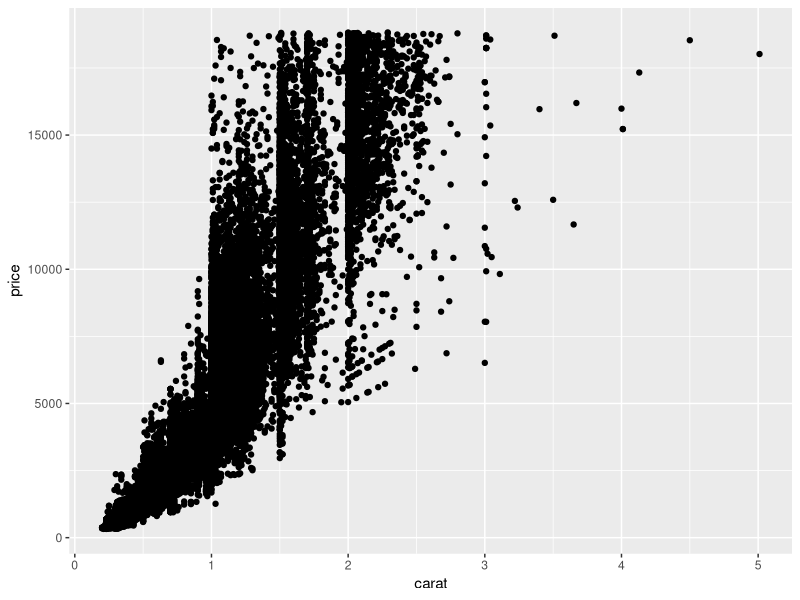
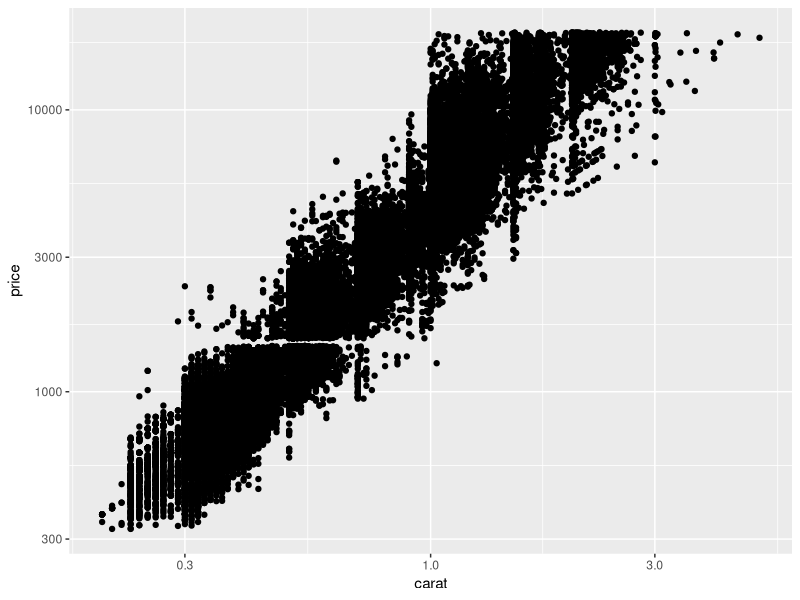
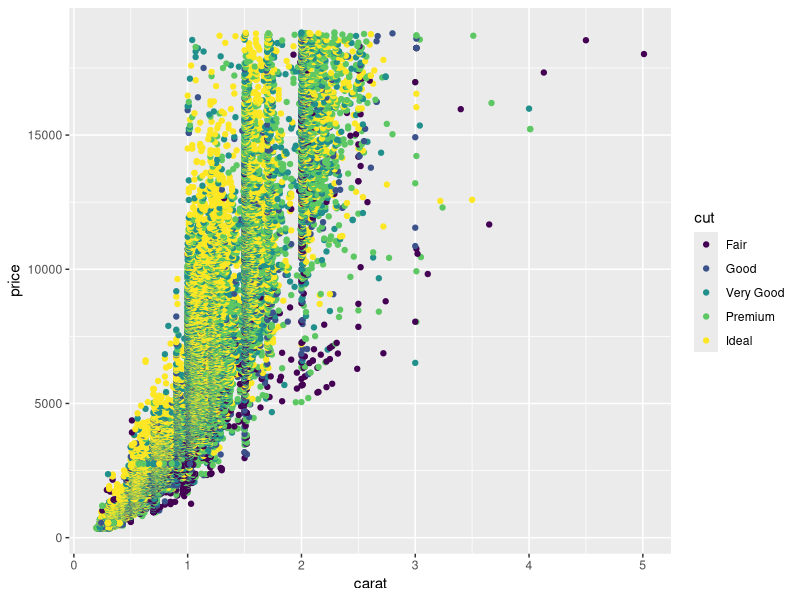

The R source for these figures, in order:
## ---- chunk 1
library(tidyverse)
## ---- chunk 2
## TASK: Plot `price` vs `carat` below
## Your code here!

diamonds %>%
  ggplot(
    mapping = aes(
      x = carat,
      y = price
    )
  ) +
  geom_point()
## ---- chunk 3
diamonds %>%
  ggplot(aes(x = carat, y = price)) +
  geom_point() +
  scale_x_log10() +
  scale_y_log10()
## ---- chunk 4
## TASK: Plot `price`, `carat`, and `cut` below
## Your code here!

diamonds %>%
  ggplot() +
  geom_point(aes(carat, price, color = cut))
